Frame 1 (no input): blank canvas, image omitted
Frame 60 (no input): blank canvas, image omitted
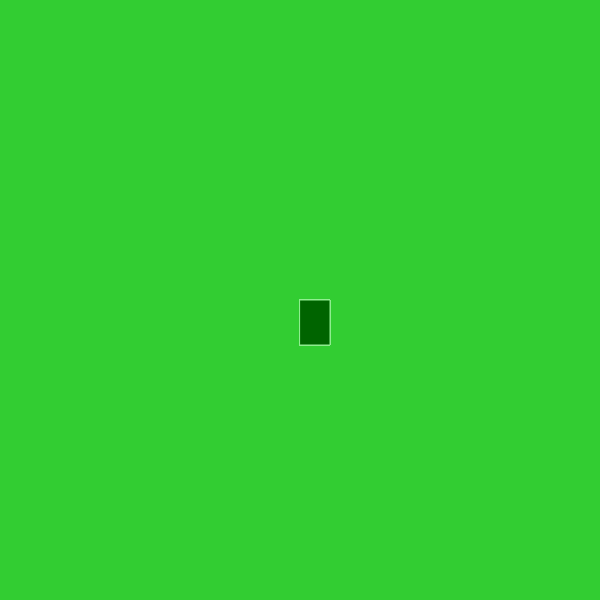
Frame 120 (the mouse pressed at the canvas centre since frame 60)

The p5.js sketch whose frames 1 and 60 were blank and that drew this single picture after the mouse press (run headless with seeded random() and noise() and a simulated clock; from frame 60 on, the mouse is pressed at the canvas centre):

// p5.js sketch
// ── sketch.js
function setup() {
    createCanvas(600, 600);
    background("limegreen");
  }
  function draw() {
    stroke("lightgreen");
    fill("darkgreen");
  
    if (mouseIsPressed) {
      rect(mouseX, mouseY, 30, 45);
    }
  }
